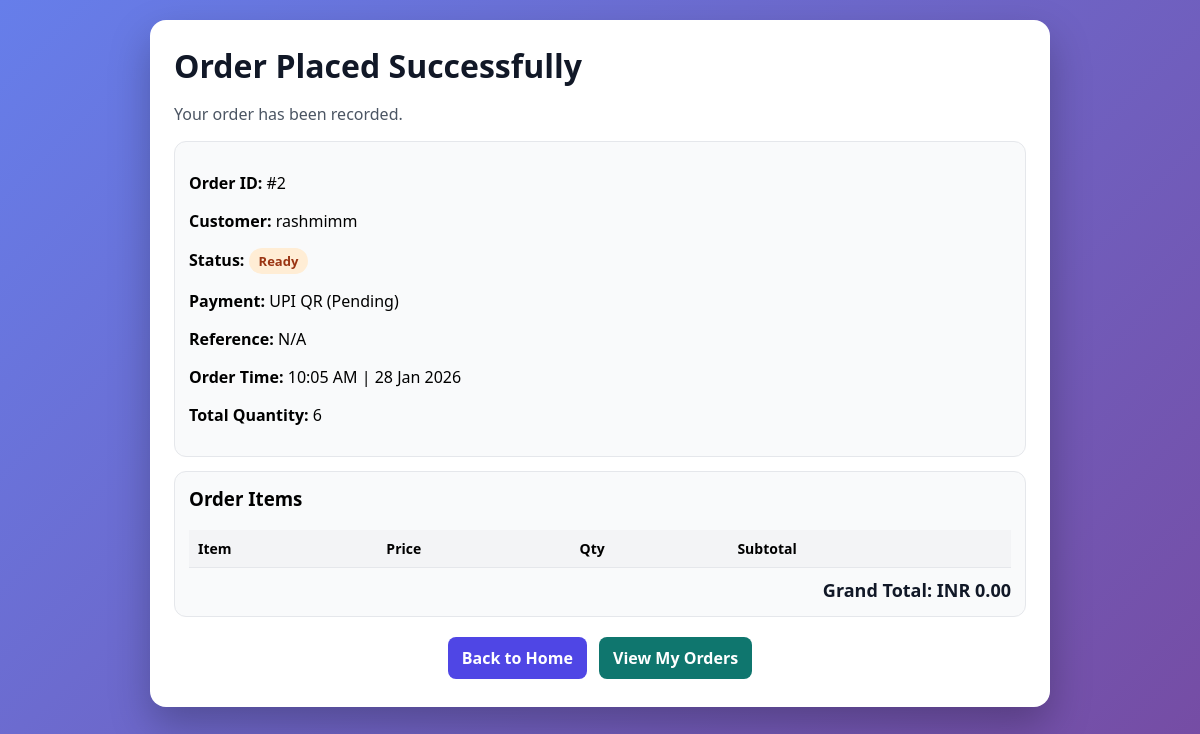
The page /success?order_id=2 on the database as committed earlier.
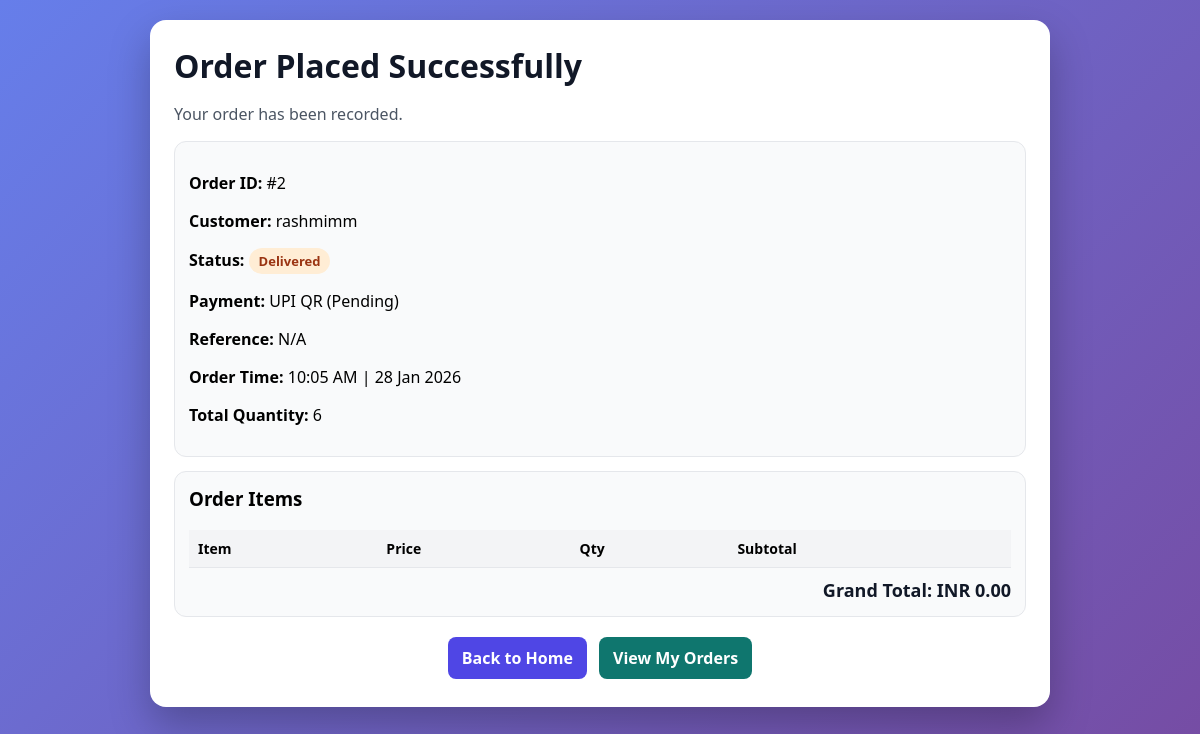
The same page on the database as committed later.
### tables this page shows
CREATE TABLE orders (
            id INTEGER PRIMARY KEY AUTOINCREMENT,
            username TEXT NOT NULL,
            menu TEXT NOT NULL,
            quantity INTEGER NOT NULL,
            time TEXT NOT NULL,
            status TEXT NOT NULL,
            status_time TEXT NOT NULL
        , total_price REAL NOT NULL DEFAULT 0, payment_method TEXT NOT NULL DEFAULT 'UPI QR', payment_status TEXT NOT NULL DEFAULT 'Pending', payment_reference TEXT NOT NULL DEFAULT '');

### app.py (the view)
@app.route("/success", methods=["GET"])
def success():
    order_id = request.args.get("order_id")
    if order_id is None:
        return redirect(url_for("index"))
    conn = get_db_connection()
    order = conn.execute("SELECT * FROM orders WHERE id = ?", (order_id,)).fetchone()
    if order is None:
        conn.close()
        return redirect(url_for("index"))
    items = conn.execute("SELECT * FROM order_items WHERE order_id = ? ORDER BY id ASC", (order_id,)).fetchall()
    conn.close()
    return render_template("success.html", order=order, order_items=items)

### app.py (called while the page is built)
def get_db_connection():
    conn = sqlite3.connect(DATABASE)
    conn.row_factory = sqlite3.Row
    return conn

### templates/success.html (shortened to what this page needs)
<!DOCTYPE html>
<html lang="en">
<head>
</head>
<body>
    <div class="container">
        <h1>Order Placed Successfully</h1>
        <p class="muted">Your order has been recorded.</p>
        <div class="card">
            <p><strong>Order ID:</strong> #{{ order.id }}</p>
            <p><strong>Customer:</strong> {{ order.username }}</p>
            <p><strong>Status:</strong> <span class="status">{{ order.status }}</span></p>
            <p><strong>Payment:</strong> {{ order.payment_method }} ({{ order.payment_status }})</p>
            <p><strong>Reference:</strong> {{ order.payment_reference or 'N/A' }}</p>
            <p><strong>Order Time:</strong> {{ order.time }}</p>
            <p><strong>Total Quantity:</strong> {{ order.quantity }}</p>
        </div>
        <div class="card">
            <h3 style="margin-top:0;">Order Items</h3>
            <table>
                <tr>
                    <th>Item</th>
                    <th>Price</th>
                    <th>Qty</th>
                    <th>Subtotal</th>
                </tr>
            </table>
            <div class="total">Grand Total: INR {{ '%.2f'|format(order.total_price or 0) }}</div>
        </div>
        <div class="actions">
            <a href="{{ url_for('index') }}" class="btn">Back to Home</a>
            <a href="{{ url_for('my_orders', username=order.username) }}" class="btn alt">View My Orders</a>
        </div>
    </div>
</body>
</html>

### templates/success.html (style rules this page uses)
* { box-sizing: border-box; }
body { margin: 0; font-family: "Segoe UI", Tahoma, Geneva, Verdana, sans-serif; background: linear-gradient(135deg, #667eea 0%, #764ba2 100%); min-height: 100vh; padding: 20px; }
.container { max-width: 900px; margin: 0 auto; background: #fff; border-radius: 16px; box-shadow: 0 18px 40px rgba(0, 0, 0, 0.25); padding: 24px; }
h1 { margin: 0 0 8px; color: #111827; }
.muted { color: #4b5563; margin-bottom: 16px; }
.card { border: 1px solid #e5e7eb; border-radius: 12px; padding: 14px; margin-bottom: 14px; background: #f9fafb; }
.status { display: inline-block; padding: 4px 10px; border-radius: 999px; font-weight: 700; font-size: 13px; background: #ffedd5; color: #9a3412; }
table { width: 100%; border-collapse: collapse; }
th, td { text-align: left; padding: 9px; border-bottom: 1px solid #e5e7eb; font-size: 14px; }
th { background: #f3f4f6; }
.total { text-align: right; margin-top: 10px; font-size: 18px; font-weight: 800; color: #111827; }
.actions { text-align: center; margin-top: 16px; }
.btn { display: inline-block; text-decoration: none; margin: 4px; padding: 10px 14px; border-radius: 8px; font-weight: 700; color: #fff; background: #4f46e5; }
.btn.alt { background: #0f766e; }

Rows that differ between the two databases and show on the page:
changed orders "rashmimm": status "Ready" → "Delivered"
